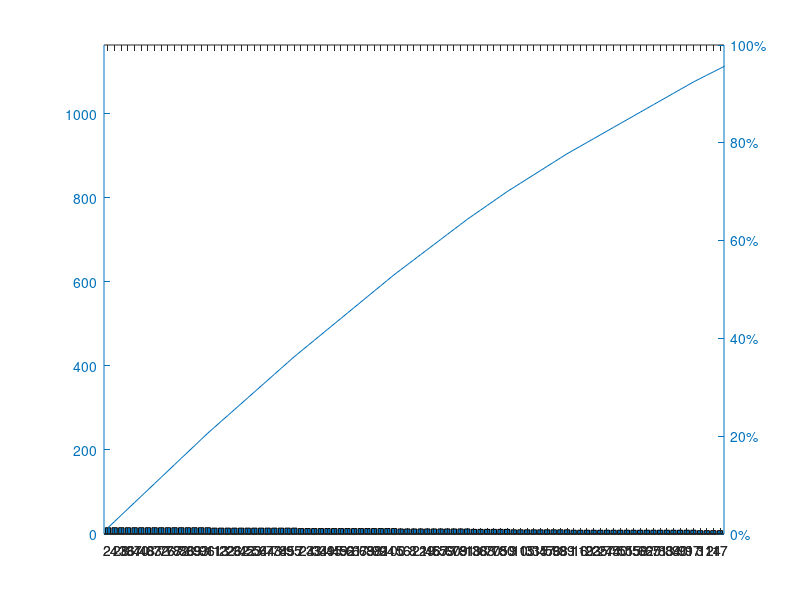

Write MATLAB code to recreate this figure. (Note: this script raises an error after producing the figure.)
%% data setup
%  rozdzial 6.3

% s?owno muzycznie:
% chodzi o to aby w przestrzeni rozwi?za? maj?c dostarczone kilka
% mozliwosci, konkretnie w takich kategoriach: "najlepsze, zno?ne, z?e"
% wiadomo ?e nasze rozwi?zanie trzeba zbli?y? jak naj bardziej do
% najlepszego i najdalej od najgorszego.

N = 50;

% decision space
U = randi([8, 15], [N 2]);
PU = pareto(U);

% lower bound gdzie to jeszcze ma sens...
A0 = [ 2 1
       1 3 ];

% ideal points - idealne rozw
A1 = [ 6 12
       8  7 
       16 4 ];

% attainable points - zno?ne rozw
A2 = [ 14  8
       12 11
       10 12
       8  16 ];
   
% anti-idea points - tragiczne rozw od czego chcemy sie oddalic
A3 = [ 20 12 
       19 14
       18 15
       17 18 ];

% util value a1 < a2 < a3

paretoN = size(PU);
distances = zeros(paretoN, 4);
for i = 1:paretoN
    distances(i,:) = [distanceToSet(A0, PU(i,:)) distanceToSet(A1, PU(i,:)) distanceToSet(A2, PU(i,:)) distanceToSet(A3, PU(i,:))];
end

for i = 1:paretoN
    distances(i,:) = [distanceToSet(A0, PU(i,:)) distanceToSet(A1, PU(i,:)) distanceToSet(A2, PU(i,:)) distanceToSet(A3, PU(i,:))];
end

% here all elements surpassing A0 or A3 should be dropped as incorrect

grades = zeros(paretoN, 1);
for i = 1:paretoN
    grades(i) = distances(i, 1) - distances(i, 2);
end
[bestGrade, bestIndex] = min(grades);

close all;
figure(1);
hold;
xlim([0 25]);
ylim([0 25]);
pl0 = plot(A0(:,1), A0(:,2), 'b*-');
pl1 = plot(A1(:,1), A1(:,2), 'g*-');
pl2 = plot(A2(:,1), A2(:,2), 'c*-');
pl3 = plot(A3(:,1), A3(:,2), 'r*-');
pl4 = plot(U(:,1), U(:,2), 'y*');
pl5 = plot(PU(:,1), PU(:,2), 'm*');
pl6 = plot(PU(bestIndex,1), PU(bestIndex,2), 'k*');
legend([pl0, pl1, pl2, pl3, pl4, pl5, pl6], 'A0 - lower bound', 'A1 - ideal points', 'A2 - attainable points', 'A3 - anti-ideal points', 'input set U', 'pareto optimal set PU', 'Best value found by refset');
hold off;

figure(2);
hold;
pldistA0 = plot(distances(:, 1), 'b*');
pldistA1 = plot(distances(:, 2), 'g*');
pldistA2 = plot(distances(:, 3), 'c*');
pldistA3 = plot(distances(:, 4), 'r*');
plGrades = plot(grades(:), 'k*');
legend([pldistA0, pldistA1, pldistA2, pldistA3, plGrades], 'Distances to A0 - lower bound (min)', 'Distances to A1 - ideal points (min)', 'Distances to A2 - attainable points (max)', 'Distances to A3 - anti-ideal points (max)', 'input set U', 'pareto optimal set PU', 'Grades (min)');
hold off;

%% consistency checking
%  rozdzial 6.4

% check internal consistency
% internalValid = checkInternalConsistency([A0 A1 A2 A3])
mutualValid = checkMutualConsistency(A0, A1, A2, A3);


% check mutual consistency
